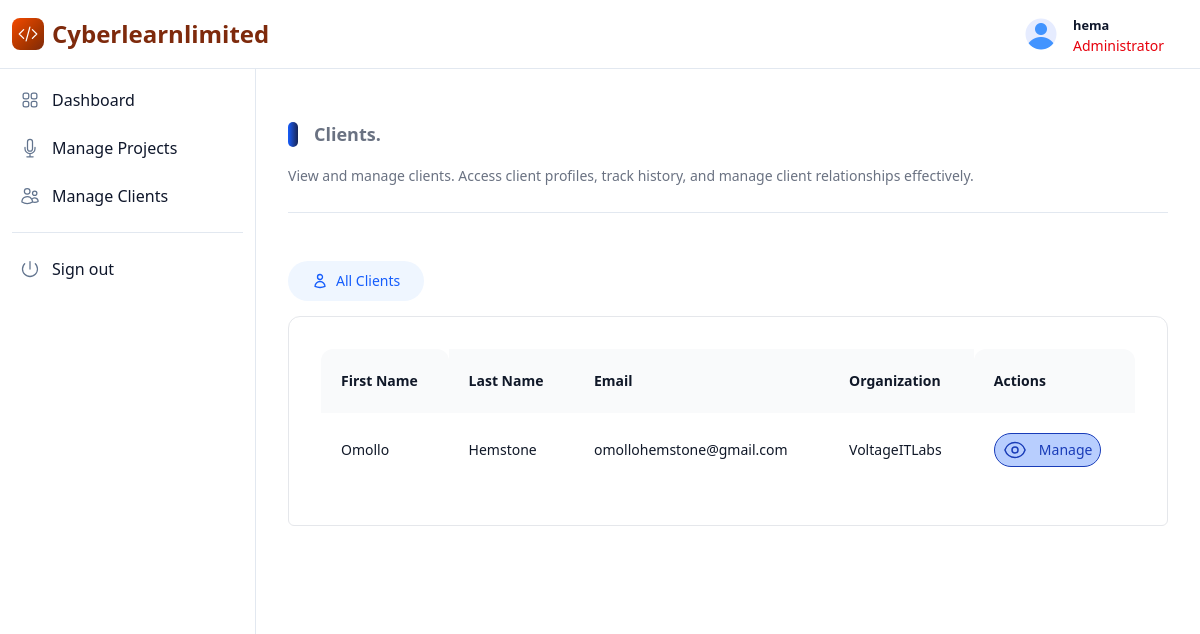
/manageclients/ (signed in), run on the app's committed database.
### accounts/models.py (models this page shows, shortened)
class CustomUser(AbstractUser):
    is_interpreter = models.BooleanField(default=False)
    is_moderator = models.BooleanField(default=False)
    is_client = models.BooleanField(default=False)
    is_active = models.BooleanField(default=True)

class BaseProfile(models.Model):
    user = models.OneToOneField(settings.AUTH_USER_MODEL, on_delete=models.CASCADE)
    firstname = models.CharField(max_length=200, blank=True, null=True)
    lastname = models.CharField(max_length=200, blank=True, null=True)
    phone_number = models.CharField(max_length=20, blank=True, null=True)
    profile_image = models.ImageField(upload_to="profile_images/", null=True, blank=True)
    class Meta:
        abstract = True

class ClientProfile(BaseProfile):
    organization = models.CharField(max_length=200)

### main/views.py (the view)
# urls.py: path('manageclients/', views.manageclients, name='manageclients'),
@login_required(login_url='account_login')
def manageclients(request):
    if not hasattr(request.user, 'is_moderator') or not request.user.is_moderator:
        messages.error(request, 'Access denied. You must be a moderator to view this page.')
        return redirect('dashboard')
    clients_with_profiles = CustomUser.objects.filter(is_client=True).prefetch_related('clientprofile')
    context = {
        'clients': clients_with_profiles,
    }
    return render(request, 'main/manage_clients.html', context)

### templates/main/manage_clients.html (shortened to what this page needs)
{% extends "main/loginbase.html" %}
{% load static %}
{% block content %}
    <section class="bg-white">
    <div class="w-full xl:max-w-7xl flex flex-col justify-center relative py-8">
    <div class="text-base text-gray-500 ">
        <div class="flex flex-col gap-4 mb-6">
            <div class="flex flex-row gap-4 items-center">
                <div class="bg-gradient-to-r from-blue-600 to-blue-950 w-[10px] h-[25px] rounded-lg"></div>
                <h1 class="font-bold text-lg">Clients.</h1>
            </div>
            <p class="text-sm leading-6">
                View and manage clients. Access client profiles, track history, and manage client relationships effectively.
            </p>
        </div>
    </div>
    <div x-data="{ activeTab: 0 }" class="w-full border-t border-slate-200 py-12">
    <ul role="tablist" class="-mb-px flex flex-col sm:flex-row items-stretch gap-2 text-slate-500">
        <li class="w-full sm:w-auto">
            <button @click="activeTab = 0" :aria-selected="activeTab === 0" :class="{ 'bg-blue-50 text-blue-600': activeTab === 0 }" class="w-full flex gap-2 items-center justify-center sm:justify-start rounded-full px-6 h-10 py-2 text-sm font-medium bg-blue-50 text-blue-600 hover:cursor-pointer" role="tab" aria-selected="true">
                <span>All Clients</span>
            </button>
        </li>
    </ul>
    <div role="tabpanels" class="rounded-b-md border rounded-xl overflow-hidden border-gray-200 mt-4 bg-white">
        <section x-show="activeTab === 0" role="tabpanel" class="p-8">
            <ul role="list" class="divide-y divide-gray-100">
                <div class="flex flex-col">
                    <div class=" overflow-x-auto">
                        <div class="min-w-full inline-block ali
                        gn-middle">
                            {% if clients %}
                            <div class="overflow-hidden ">
                                <table class=" min-w-full rounded-xl">
                                    <thead>
                                        <tr class="bg-gray-50">
                                            <th scope="col" class="p-5 text-left text-sm leading-6 font-semibold text-gray-900 capitalize rounded-t-xl">First name</th>
                                            <th scope="col" class="p-5 text-left text-sm leading-6 font-semibold text-gray-900 capitalize"> Last name </th>
                                            <th scope="col" class="p-5 text-left text-sm leading-6 font-semibold text-gray-900 capitalize"> Email </th>
                                            <th scope="col" class="p-5 text-left text-sm leading-6 font-semibold text-gray-900 capitalize"> Organization </th>
                                            <th scope="col" class="p-5 text-left text-sm leading-6 font-semibold text-gray-900 capitalize rounded-t-xl"> Actions </th>
                                        </tr>
                                    </thead>
                                    <tbody class="divide-y divide-gray-300 ">
                                        {% for client in clients %}
                                            <tr class="bg-white transition-all duration-500 hover:bg-gray-50">
                                                <td class="p-5 whitespace-nowrap text-sm leading-6 font-medium text-gray-900 "> {{ client.clientprofile.firstname }} </td>
                                                <td class="p-5 whitespace-nowrap text-sm leading-6 font-medium text-gray-900"> {{ client.clientprofile.lastname }} </td>
                                                <td class="p-5 whitespace-nowrap text-sm leading-6 font-medium text-gray-900"> {{ client.email }} </td>
                                                <td class="p-5 whitespace-nowrap text-sm leading-6 font-medium text-gray-900"> {{ client.clientprofile.organization }} </td>
                                                <td class=" p-5 ">
                                                    <div class="flex items-center gap-1">
                                                        <a href="{% url 'admin_manage_client_detail' client.id %}" class="px-2 py-1 text-sm hover:cursor-pointer border border-blue-800 bg-blue-600/30 gap-3 rounded-full  group transition-all text-blue-800 duration-500  flex items-center flex-row">
                                                            Manage
                                                        </a>
                                                    </div>
                                                </td>
                                            </tr>
                                        {% endfor %}
                                    </tbody>
                                </table>
                            </div>
                            {% endif %}
                        </div>
                    </div>
                </div>
            </ul>
        </section>
    </div>
    </div>
    </div>
    </section>
{% endblock content %}

### templates/main/loginbase.html (shortened to what this page needs)
<!DOCTYPE html>
<html lang="en">
    {% load static tailwind_tags %}
    {% load static %}
<head>
    {% tailwind_css %}
    <link href="https://cdn.jsdelivr.net/npm/remixicon@3.5.0/fonts/remixicon.css" rel="stylesheet">
</head>
{% if user.is_authenticated %}
    <body>
        <nav class="fixed top-0 z-50 w-full bg-white border-b border-slate-200">
            <div class="px-3 py-3 lg:px-5 lg:pl-3">
                <div class="flex items-center justify-between">
                <div class="flex items-center justify-start rtl:justify-end">
                    <a href="{% url 'home' %}" class="inline-flex gap-2 items-center">
                        <div class="w-8 h-8 bg-gradient-to-br from-orange-600 to-orange-900 rounded-lg flex items-center justify-center">
                            <svg xmlns="http://www.w3.org/2000/svg" fill="none" viewBox="0 0 24 24" stroke-width="1.5" stroke="currentColor" class="w-5 h-5 text-white">
                                <path stroke-linecap="round" stroke-linejoin="round" d="M17.25 6.75 22.5 12l-5.25 5.25m-10.5 0L1.5 12l5.25-5.25m7.5-3-4.5 16.5" />
                            </svg>
                        </div>
                        <span class="text-2xl font-bold text-orange-900">Cyberlearnlimited</span>
                    </a>
                </div>
                <div class="flex items-center">
                    <div class="flex items-center ms-3 relative">
                        <div>
                            <button type="button" id="user-menu-button" class="flex flex-row items-center hover:cursor-pointer text-sm rounded-full" aria-expanded="false">
                                <div>
                                    {% if request.user.translatorprofile.profile_image or request.user.clientprofile.profile_image or request.user.moderatorprofile.profile_image %}
                                        <img class="h-12 w-12 rounded-full object-cover border-2 border-slate-200"
                                                src="{% if user.translatorprofile.profile_image %}{{ user.translatorprofile.profile_image.url }}{% elif user.clientprofile.profile_image %}{{ user.clientprofile.profile_image.url }}{% else %}{{ user.moderatorprofile.profile_image.url }}{% endif %}"
                                                alt="Profile">
                                    {% else %}
                                        <img class="w-8 h-8 rounded-full" src="{% static 'images/default_user_profile.png' %}" alt="default user photo">
                                    {% endif %}
                                </div>
                                <div class="px-4 text-left" role="none">
                                    <p class="text-base text-slate-900 font-bold" role="none">
                                        <small>{{ request.user.username }}</small>
                                    </p>
                                    {% if request.user.is_interpreter %}
                                        <p class="text-sm font-medium text-green-600 truncate" role="none">
                                            Translator
                                        </p>
                                    {% elif request.user.is_client %}
                                        <p class="text-sm font-medium text-green-600 truncate" role="none">
                                            Client
                                        </p>
                                    {% elif request.user.is_moderator %}
                                        <p class="text-sm font-medium text-red-600 truncate" role="none">
                                            Administrator
                                        </p>
                                    {% else %}
                                        <p class="text-sm font-medium text-slate-600 truncate" role="none">
                                            User
                                        </p>
                                    {% endif %}
                                </div>
                            </button>
                        </div>
                    </div>
                    </div>
                </div>
            </div>
        </nav>
        <aside id="logo-sidebar" class="fixed top-0 left-0 z-40 w-64 h-screen pt-20 transition-transform -translate-x-full bg-white border-r border-slate-200 sm:translate-x-0" aria-label="Sidebar">
            <div class="h-full px-3 pb-4 overflow-y-auto bg-white">
                <ul class="space-y-2 font-medium">
                    {% if request.user.is_client %}
                        <li>
                            <a href="{% url 'dashboard' %}" class="flex items-center p-2 text-slate-900 rounded-lg hover:bg-slate-100 group">
                                <svg xmlns="http://www.w3.org/2000/svg" fill="none" viewBox="0 0 24 24" stroke-width="1.5" stroke="currentColor" class="w-5 h-5 text-slate-500 transition duration-75 group-hover:text-slate-900">
                                    <path stroke-linecap="round" stroke-linejoin="round" d="M3.75 6A2.25 2.25 0 0 1 6 3.75h2.25A2.25 2.25 0 0 1 10.5 6v2.25a2.25 2.25 0 0 1-2.25 2.25H6a2.25 2.25 0 0 1-2.25-2.25V6ZM3.75 15.75A2.25 2.25 0 0 1 6 13.5h2.25a2.25 2.25 0 0 1 2.25 2.25V18a2.25 2.25 0 0 1-2.25 2.25H6A2.25 2.25 0 0 1 3.75 18v-2.25ZM13.5 6a2.25 2.25 0 0 1 2.25-2.25H18A2.25 2.25 0 0 1 20.25 6v2.25A2.25 2.25 0 0 1 18 10.5h-2.25a2.25 2.25 0 0 1-2.25-2.25V6ZM13.5 15.75a2.25 2.25 0 0 1 2.25-2.25H18a2.25 2.25 0 0 1 2.25 2.25V18A2.25 2.25 0 0 1 18 20.25h-2.25A2.25 2.25 0 0 1 13.5 18v-2.25Z" />
                                </svg>
                                <span class="ms-3">Dashboard</span>
                            </a>
                        </li>
                        <li>
                            <a href="{% url 'client_bookings' %}" class="flex items-center p-2 text-slate-900 rounded-lg hover:bg-slate-100 group">
                                <svg xmlns="http://www.w3.org/2000/svg" fill="none" viewBox="0 0 24 24" stroke-width="1.5" stroke="currentColor" class="shrink-0 w-5 h-5 text-slate-500 transition duration-75 group-hover:text-slate-900">
                                    <path stroke-linecap="round" stroke-linejoin="round" d="M12 18.75a6 6 0 0 0 6-6v-1.5m-6 7.5a6 6 0 0 1-6-6v-1.5m6 7.5v3.75m-3.75 0h7.5M12 15.75a3 3 0 0 1-3-3V4.5a3 3 0 1 1 6 0v8.25a3 3 0 0 1-3 3Z" />
                                </svg>
                                <span class="flex-1 ms-3 whitespace-nowrap">My Projects</span>
                            </a>
                        </li>
                        <li>
                            <a href="{% url 'profile' %}" class="flex items-center p-2 text-slate-900 rounded-lg hover:bg-slate-100 group">
                                <svg xmlns="http://www.w3.org/2000/svg" fill="none" viewBox="0 0 24 24" stroke-width="1.5" stroke="currentColor" class="shrink-0 w-5 h-5 text-slate-500 transition duration-75 group-hover:text-slate-900">
                                    <path stroke-linecap="round" stroke-linejoin="round" d="M17.982 18.725A7.488 7.488 0 0 0 12 15.75a7.488 7.488 0 0 0-5.982 2.975m11.963 0a9 9 0 1 0-11.963 0m11.963 0A8.966 8.966 0 0 1 12 21a8.966 8.966 0 0 1-5.982-2.275M15 9.75a3 3 0 1 1-6 0 3 3 0 0 1 6 0Z" />
                                </svg>
                                <span class="flex-1 ms-3 whitespace-nowrap">My Profile</span>
                            </a>
                        </li>
                        <li>
                            <a href="{% url 'account_logout' %}" class="flex items-center p-2 text-slate-900 rounded-lg hover:bg-slate-100 group">
                                <svg xmlns="http://www.w3.org/2000/svg" fill="none" viewBox="0 0 24 24" stroke-width="1.5" stroke="currentColor" class="shrink-0 w-5 h-5 text-slate-500 transition duration-75 group-hover:text-slate-900">
                                    <path stroke-linecap="round" stroke-linejoin="round" d="M15.75 9V5.25A2.25 2.25 0 0 0 13.5 3h-6a2.25 2.25 0 0 0-2.25 2.25v13.5A2.25 2.25 0 0 0 7.5 21h6a2.25 2.25 0 0 0 2.25-2.25V15m3 0 3-3m0 0-3-3m3 3H9" />
                                </svg>
                                <span class="flex-1 ms-3 whitespace-nowrap">Logout</span>
                            </a>
                        </li>
                    {% elif request.user.is_moderator %}
                        <li>
                            <a href="{% url 'dashboard' %}" class="flex items-center p-2 text-slate-900 rounded-lg hover:bg-slate-100 group">
                                <span class="ms-3">Dashboard</span>
                            </a>
                        </li>
                        <li>
                            <a href="{% url 'admin_manage_bookings' %}" class="flex items-center p-2 text-slate-900 rounded-lg hover:bg-slate-100 group">
                                <span class="flex-1 ms-3 whitespace-nowrap">Manage Projects</span>
                            </a>
                        </li>
                        <li>
                            <a href="{% url 'manageclients' %}" class="flex items-center p-2 text-slate-900 rounded-lg hover:bg-slate-100 group">
                                <span class="flex-1 ms-3 whitespace-nowrap">Manage Clients</span>
                            </a>
                        </li>
                        <li class="mt-4 border-t border-slate-200 pt-4">
                            <a href="{% url 'account_logout' %}" class="flex items-center p-2 text-slate-900 rounded-lg hover:bg-slate-100 group">
                                <span class="flex-1 ms-3 whitespace-nowrap">Sign out</span>
                            </a>
                        </li>
                    {% endif %}
                </ul>
            </div>
        </aside>
        <div class="p-4 sm:ml-64">
            <div class="p-4  mt-14">
                    {% block content %}{% endblock content %}
            </div>
        </div>
    </body>
{% endif %}
</html>

### data on the page
CustomUser: user.username "hema"
CustomUser: clientprofile.firstname "Omollo", clientprofile.lastname "Hemstone", email "omollohemstone@gmail.com", clientprofile.organization "VoltageITLabs"
